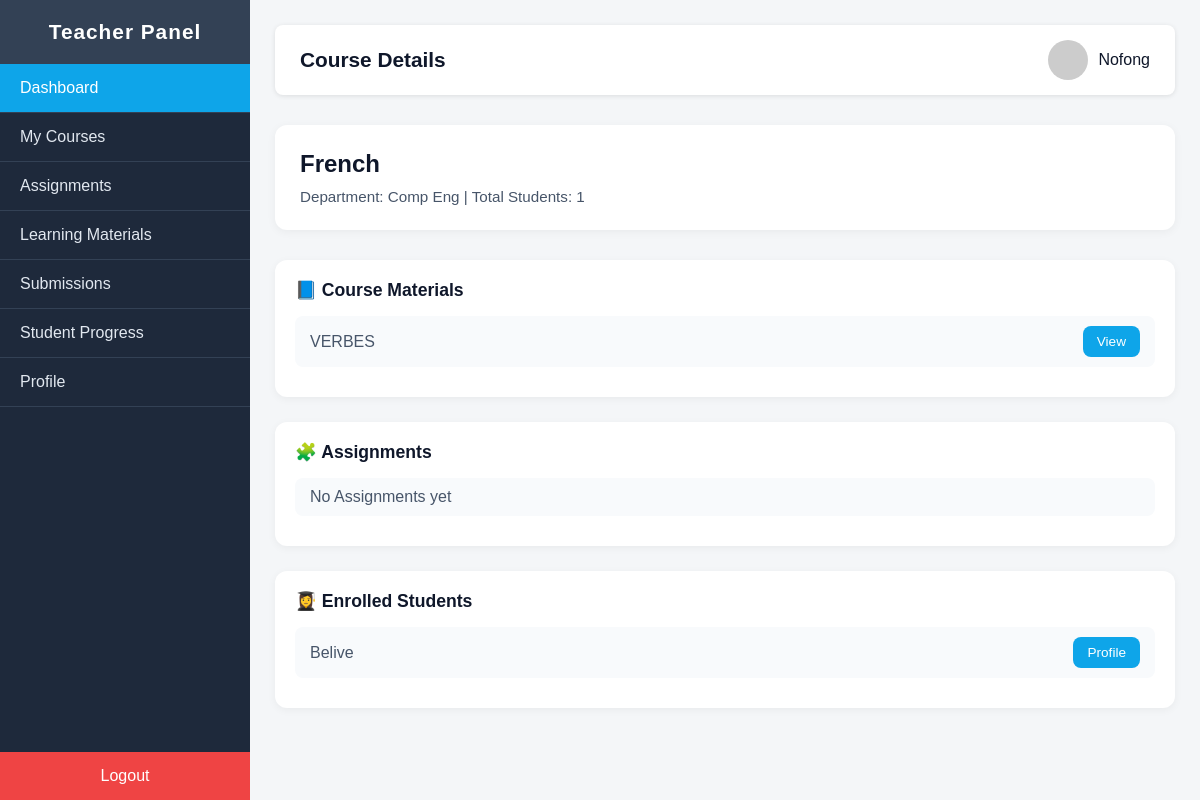
Screenshot of /dashboard/teacher/courses/french (signed in) with the database file from the repository.
### users/models.py (models this page shows)
class CustomUser(AbstractUser):
    ROLES = {
        None:"Select user",
        "admin":"Admin",
        "teacher":"Teacher",
        "student":"Student",
    }
    school_id = models.CharField(blank=True,null=True,unique=True,validators=[is_umat_id])
    role = models.CharField(choices=ROLES, blank=True,default="teacher")
    department = models.ForeignKey(
        Department,
            on_delete=models.SET_NULL,
            null=True,
            blank=True,
            related_name="users",
            default="4"
        )
    def __str__(self):
        return self.username
    USERNAME_FIELD = "school_id"

### main/models.py (models this page shows, shortened)
class Course(models.Model):
    slug = models.SlugField(unique=True,blank=True,max_length=100)
    name = models.CharField(blank=True,unique=True,max_length=100)
    teacher = models.ForeignKey(
        settings.AUTH_USER_MODEL,
        blank=True,
        on_delete=models.SET_NULL,
        related_name="courses_assigned",
        null=True
        )
    students = models.ManyToManyField(
        settings.AUTH_USER_MODEL,
        blank=True,
        related_name="courses_enrolled",
        null=True
        )
    created_by = models.ForeignKey(
        settings.AUTH_USER_MODEL,
        blank=True,
        null=True,
        on_delete=models.SET_NULL,
        related_name="courses_created",
        default="3"
        )
    department = models.ForeignKey(
        Department,
        blank=True,
        null=True,
        on_delete=models.SET_NULL,
        related_name="courses"
        )
    created_at = models.DateTimeField(auto_now_add=True)
    updated_at = models.DateTimeField(auto_now=True)

class Department(models.Model):
    slug = models.SlugField(unique= True, blank=True)
    name = models.CharField(blank=True,max_length=100,unique=True)
    created_by = models.ForeignKey(
        settings.AUTH_USER_MODEL,
        on_delete= models.CASCADE,
        related_name="departments_created"
        )
    updated_at = models.DateTimeField(auto_now=True)
    def __str__(self):
        return self.name

class LearningMaterial(models.Model):
    slug = models.SlugField(unique=True,blank=True)
    created_by = models.ForeignKey(
        settings.AUTH_USER_MODEL,
        on_delete=models.CASCADE,
        related_name="learning_materials_created"
    )
    course = models.ForeignKey(
        Course,
        on_delete=models.CASCADE,
        related_name="learning_materials"
    )
    title = models.CharField(blank=True,max_length=100,null=True)
    description = models.TextField(blank=True,null=True,max_length=200)
    material = models.FileField(
        upload_to="learning_materials/",
        validators=[exts_validator],
        unique=True
    )
    created_at = models.DateTimeField(auto_now_add=True)
    updated_at = models.DateTimeField(auto_now=True)

### main/views.py (the view)
# urls.py: path("teacher/courses/<slug:slug>",views.teacher_course_detail,name = "teacher_course_detail"),
def teacher_course_detail(request,slug):
    course = Course.objects.get(slug=slug,teacher=request.user)
    assignments = Assignment.objects.filter(course = course )
    learning_materials = LearningMaterial.objects.filter(course = course)
    enrolled_students = course.students.all()
    context = {
        "course":course,
        "assignments":assignments,
        "learning_materials":learning_materials,
        "students":enrolled_students
    }
    return render(request,"main/teacher_course_detail.html",context)

### main/context_processors.py (called while the page is built)
def total_values(request):
    total_users = User.objects.all().count()
    total_teachers = User.objects.filter(role = "teacher").count()
    total_students = User.objects.filter(role = "student").count()
    total_departments = Department.objects.all().count()
    total_courses = Course.objects.all().count()
    context = {
        "total_students":total_students,
        "total_teachers":total_teachers,
        "total_courses":total_courses,
        "total_departments":total_departments,
    }
    return context

### main/templates/main/teacher_course_detail.html
{% extends 'teacher_base.html' %}
{% load static %}
{% block extra_styles %}
    <link rel="stylesheet" href="{% static 'main/css/teacher_course_detail.css' %}">
{% endblock extra_styles %}
{% block body %}
    <div class="top-bar">
      <h1>Course Details</h1>
      <div class="profile">
        <img src="https://via.placeholder.com/40" alt="Teacher">
        <span>{{user}}</span>
      </div>
    </div>
    <div class="course-header">
      <h2>{{course.name}}</h2>
      <p>Department: {{course.department}} | Total Students: {{students|length}}</p>
    </div>
    <section class="content-sections">
      <div class="section-card">
        <h3>📘 Course Materials</h3>
        <ul>
          {% for material in learning_materials %}
          <li>
            <span>{{material.title}}</span>
            <a class="btn">View</a>
          </li>
          {% empty %}
          <li>
            <span>No materials yet </span>
          </li>
          {% endfor %}
        </ul>
      </div>
      <div class="section-card">
        <h3>🧩 Assignments</h3>
        <ul>
          {% for assignment in assignments %}
          <li>
            <span>{{assignment.title}}</span>
            <a  href="{% url 'main:teacher_assignment_detail' assignment.slug  %}" class="btn">View</a>
          </li>
          {% empty %}
          <li>
            <span>No Assignments yet </span>
          </li>
          {% endfor %}
        </ul>
      </div>
      <div class="section-card">
        <h3>👩‍🎓 Enrolled Students</h3>
        <ul>
          {% for student in students %}
          <li>
            <span>{{student.username}}</span>
            <button class="btn">Profile</button>
          </li>
          {% empty %}
          <li>
            <span>No Students enrolled yet </span>
          </li>
          {% endfor %}
        </ul>
      </div>
    </section>
</body>
</html>
{% endblock body %}

### main/static/main/css/teacher_dashboard.css (style rules this page uses)
* { margin: 0; padding: 0; box-sizing: border-box; font-family: "Poppins", sans-serif; }
body { display: flex; min-height: 100vh; background-color: #f4f6f8; }
.top-bar { display: flex; justify-content: space-between; align-items: center; background: #fff; padding: 15px 25px; box-shadow: 0 1px 5px rgba(0, 0, 0, 0.1); border-radius: 8px; }
.top-bar h1 { font-size: 1.3rem; color: #1e293b; }
.profile { display: flex; align-items: center; gap: 10px; }
.profile img { width: 40px; height: 40px; border-radius: 50%; object-fit: cover; }
.profile span { font-weight: 500; color: #0f172a; }

### main/static/main/css/teacher_course_detail.css (style rules this page uses)
* { margin: 0; padding: 0; box-sizing: border-box; font-family: "Poppins", sans-serif; }
body { background-color: #f4f6f8; color: #1e293b; }
.top-bar { display: flex; justify-content: space-between; align-items: center; background: #fff; padding: 15px 25px; box-shadow: 0 1px 5px rgba(0, 0, 0, 0.1); border-radius: 8px; }
.top-bar h1 { font-size: 1.3rem; color: #0f172a; }
.profile { display: flex; align-items: center; gap: 10px; }
.profile img { width: 40px; height: 40px; border-radius: 50%; object-fit: cover; }
.profile span { font-weight: 500; color: #0f172a; }
.course-header { background: #fff; margin-top: 30px; padding: 25px; border-radius: 12px; box-shadow: 0 2px 10px rgba(0,0,0,0.05); }
.course-header h2 { font-size: 1.5rem; color: #0f172a; margin-bottom: 10px; }
.course-header p { color: #475569; font-size: 0.95rem; }
.content-sections { margin-top: 30px; display: grid; gap: 25px; }
.section-card { background: #fff; border-radius: 12px; padding: 20px; box-shadow: 0 2px 8px rgba(0, 0, 0, 0.05); }
.section-card h3 { color: #0f172a; font-size: 1.1rem; margin-bottom: 15px; }
.section-card ul { list-style: none; }
.section-card li { background: #f8fafc; margin-bottom: 10px; padding: 10px 15px; border-radius: 8px; color: #475569; display: flex; justify-content: space-between; align-items: center; transition: background 0.3s; }
.btn { background: #0ea5e9; color: #fff; border: none; padding: 8px 14px; border-radius: 8px; cursor: pointer; font-size: 0.85rem; transition: background 0.3s; }

### rows the page displays
CustomUser: username "Nofong"
Course: name "French", department "Comp Eng"
LearningMaterial: title "VERBES"
CustomUser: username "Belive"

### other values shown
{{ students|length }} "1"
